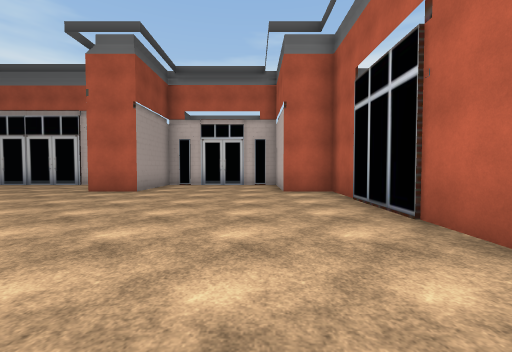
View 1 (above)

15 first-person views from a walk through a scene from a Unity 3-D project. The camera is 1.4 m above the floor, tilts 2° down and sees 90° across. The floor is counted in squares, 2 m on a side. Each view is taken from the middle of a square. On the plan, view 1 faces up. The plan holds only what a view shows up to about 9 squares ahead; the rest is blank. The place goes on beyond the plan. The terrain is drawn as flat ground. The player is left out. Some animated figures are not drawn. Some surface patterns are stand-ins.

View 2
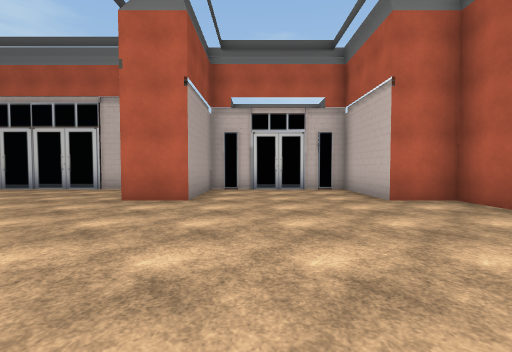

View 3
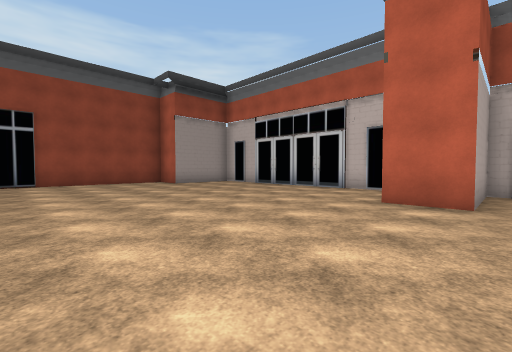

View 4
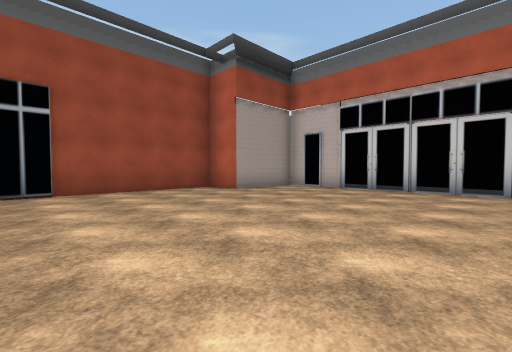

View 5
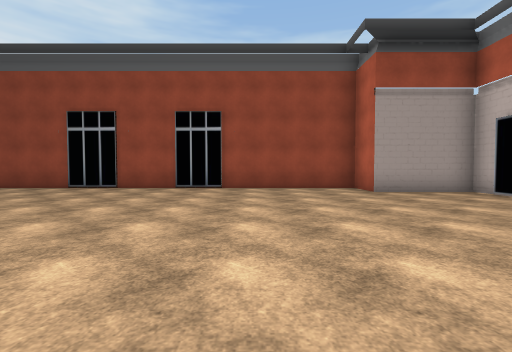

View 6
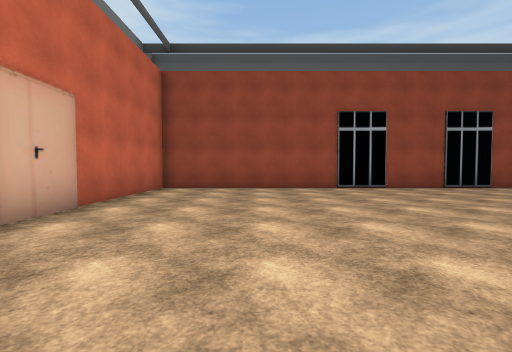

View 7
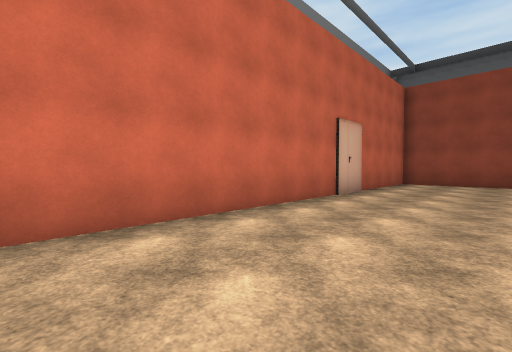

View 8
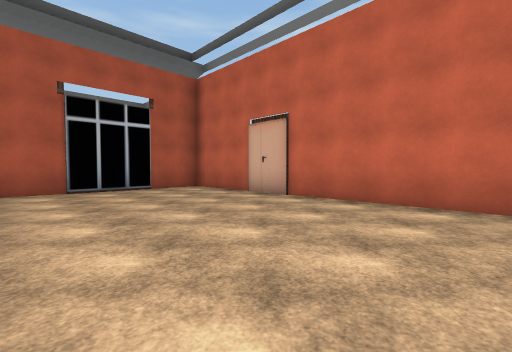

View 9
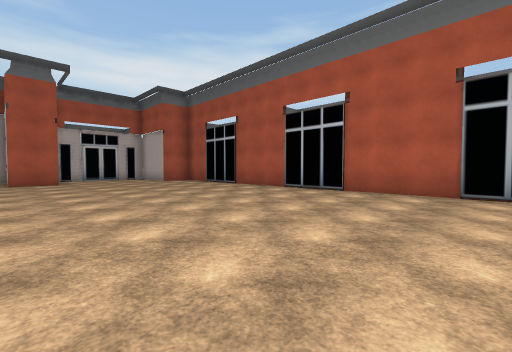

View 10
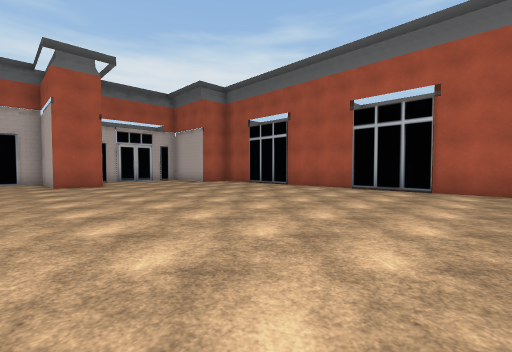

View 11
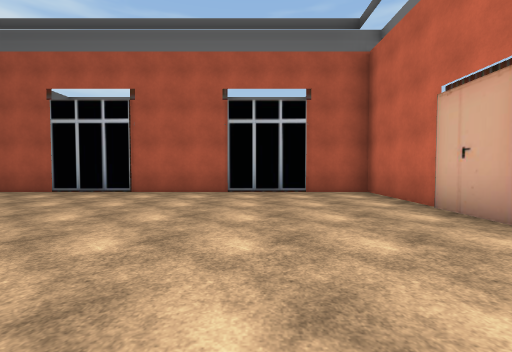

View 12
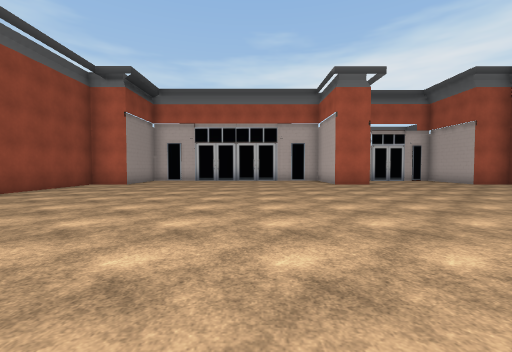

View 13
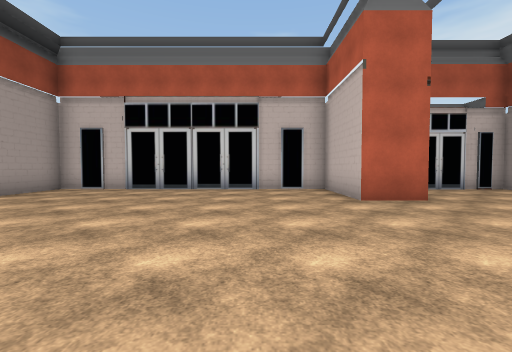

View 14
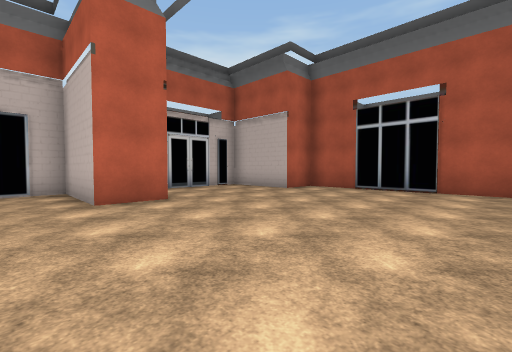

View 15
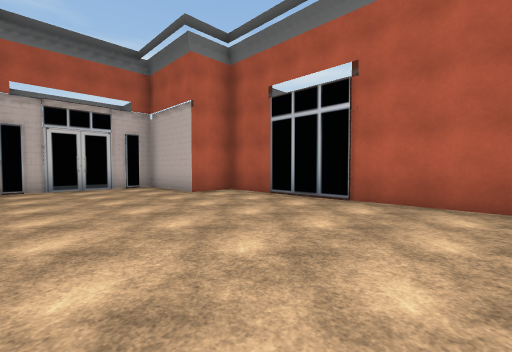

### Floor plan
Points are (right, up) in squares from view 1. A wall is a line through its corners. A room is listed if a view was taken in it or the views show most of it. See-through windows are left out.
Room 1 (views 1, 2, 3, 4, 5, 6, 7, 8, 9, 10, 11, 12, 13, 14, 15)
walls: (2.2, -4.4) (2.2, 7.3) (0.8, 7.3) (0.8, 10.1) (-2.6, 10.1); (-2.9, 10.1) (-3.4, 10.1) (-3.4, 7.3) (-4.8, 7.3) (-4.8, 10.1) (-13.2, 10.1) (-13.2, 7.3) (-14.6, 7.3) (-14.6, -8.1) (2.2, -8.1) (2.2, -4.5)

Where each view was taken, in squares from view 1:
view 1: 0 up, 0 right, facing up
view 2: 2 up, 2 left, facing up
view 3: 2 up, 3 left, facing up-left
view 4: 2 up, 7 left, facing up-left
view 5: 4 up, 6 left, facing left
view 6: 5 down, 6 left, facing left
view 7: 5 down, 3 left, facing down-left
view 8: 3 down, 6 left, facing down-right
view 9: 5 down, 5 left, facing up-right
view 10: 3 down, 6 left, facing up-right
view 11: 5 down, 5 left, facing right
view 12: 3 down, 8 left, facing up
view 13: 2 up, 7 left, facing up
view 14: 2 up, 6 left, facing up-right
view 15: 1 up, 3 left, facing up-right
